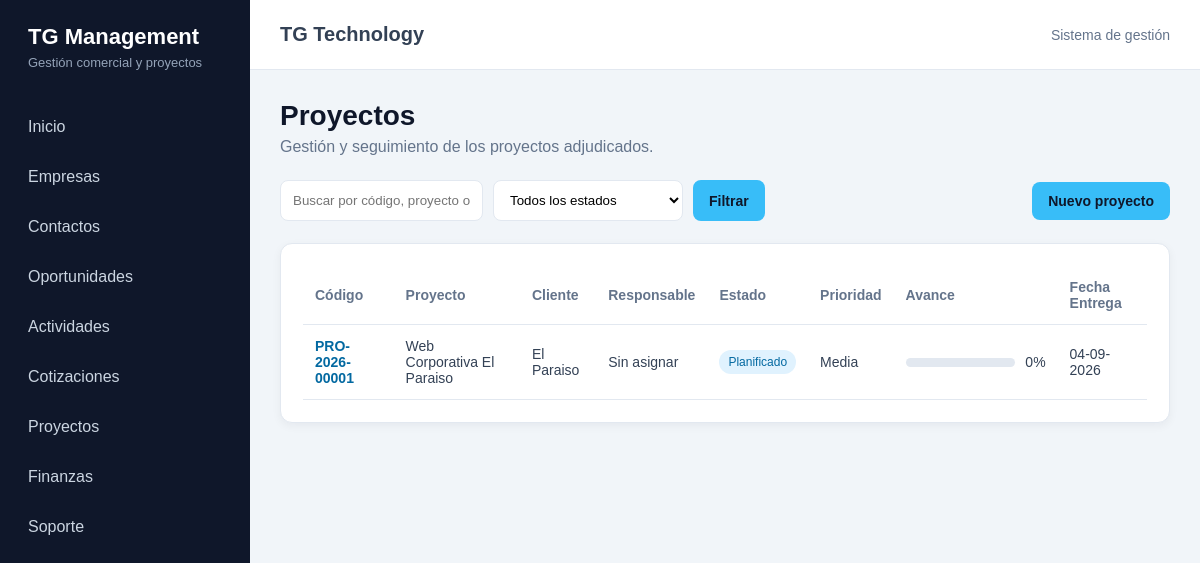
The app's page /proyectos/, older data.
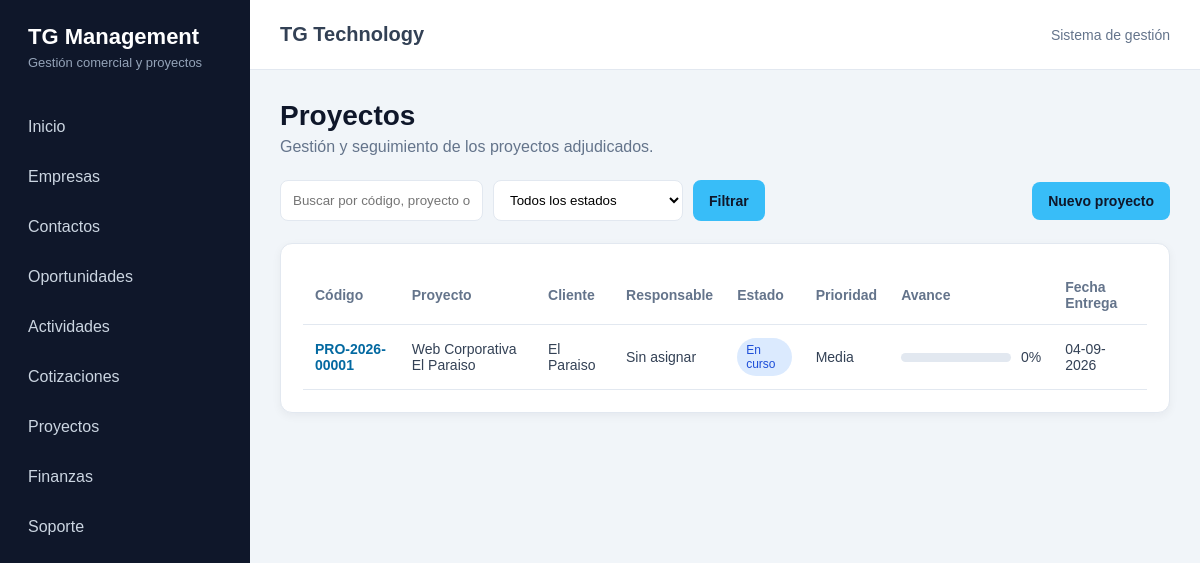
The same page, newer data.
### proyectos/models.py (models this page shows, shortened)
class Proyecto(models.Model):
    class Estado(models.TextChoices):
        PLANIFICADO = "planificado", "Planificado"
        EN_CURSO = "en_curso", "En curso"
        PAUSADO = "pausado", "Pausado"
        FINALIZADO = "finalizado", "Finalizado"
        CANCELADO = "cancelado", "Cancelado"
    class Prioridad(models.TextChoices):
        BAJA = "baja", "Baja"
        MEDIA = "media", "Media"
        ALTA = "alta", "Alta"
        URGENTE = "urgente", "Urgente"
    codigo = models.CharField(
        "Código",
        max_length=30,
        unique=True,
        blank=True,
        editable=False,
    )
    nombre = models.CharField(
        "Nombre del proyecto",
        max_length=200,
    )
    empresa = models.ForeignKey(
        "crm.Empresa",
        on_delete=models.PROTECT,
        related_name="proyectos",
        verbose_name="Empresa",
    )
    cotizacion = models.ForeignKey(
        "cotizaciones.Cotizacion",
        on_delete=models.SET_NULL,
        related_name="proyectos",
        verbose_name="Cotización",
        blank=True,
        null=True,
    )
    responsable = models.ForeignKey(
        settings.AUTH_USER_MODEL,
        on_delete=models.SET_NULL,
        related_name="proyectos_responsable",
        verbose_name="Responsable",
        blank=True,
        null=True,
    )
    estado = models.CharField(
        "Estado",
        max_length=20,
        choices=Estado.choices,
        default=Estado.PLANIFICADO,
    )
    prioridad = models.CharField(
        "Prioridad",
        max_length=20,
        choices=Prioridad.choices,
        default=Prioridad.MEDIA,
    )
    porcentaje_avance = models.PositiveSmallIntegerField(
        "Porcentaje de avance",
        default=0,
        validators=[
            MinValueValidator(0),
            MaxValueValidator(100),
        ],
    )
    fecha_alta = models.DateField(
        "Fecha Alta",
        blank=True,
        null=True,
    )
    fecha_entrega = models.DateField(
        "Fecha Entrega",
        blank=True,
        null=True,
    )
    descripcion = models.TextField(
        "Descripción",
        blank=True,
    )
    creado_por = models.ForeignKey(
        settings.AUTH_USER_MODEL,
        on_delete=models.SET_NULL,
        related_name="proyectos_creados",
        blank=True,
        null=True,
    )
    creado_en = models.DateTimeField(
        "Creado",
        auto_now_add=True,
    )
    actualizado_en = models.DateTimeField(
        "Actualizado",
        auto_now=True,
    )
    class Meta:
        verbose_name = "Proyecto"
        verbose_name_plural = "Proyectos"
        ordering = ["-creado_en"]

### crm/models.py (models this page shows)
class Empresa(models.Model):
    class TipoEmpresa(models.TextChoices):
        PROSPECTO = "PROSPECTO", "Prospecto"
        CLIENTE = "CLIENTE", "Cliente"
        PROVEEDOR = "PROVEEDOR", "Proveedor"
        PARTNER = "PARTNER", "Partner"
    class EstadoEmpresa(models.TextChoices):
        ACTIVA = "ACTIVA", "Activa"
        INACTIVA = "INACTIVA", "Inactiva"
    razon_social = models.CharField(
        "Razón social",
        max_length=200,
    )
    nombre_fantasia = models.CharField(
        "Nombre de fantasía",
        max_length=200,
        blank=True,
    )
    rut = models.CharField(
        "RUT",
        max_length=20,
        blank=True,
        unique=True,
        null=True,
    )
    tipo = models.CharField(
        "Tipo de empresa",
        max_length=20,
        choices=TipoEmpresa.choices,
        default=TipoEmpresa.PROSPECTO,
    )
    rubro = models.CharField(
        "Rubro",
        max_length=150,
        blank=True,
    )
    sitio_web = models.URLField(
        "Sitio web",
        blank=True,
    )
    telefono = models.CharField(
        "Teléfono",
        max_length=30,
        blank=True,
    )
    email = models.EmailField(
        "Correo electrónico",
        blank=True,
    )
    direccion = models.CharField(
        "Dirección",
        max_length=250,
        blank=True,
    )
    comuna = models.CharField(
        "Comuna",
        max_length=100,
        blank=True,
    )
    region = models.CharField(
        "Región",
        max_length=100,
        blank=True,
    )
    estado = models.CharField(
        "Estado",
        max_length=20,
        choices=EstadoEmpresa.choices,
        default=EstadoEmpresa.ACTIVA,
    )
    observaciones = models.TextField(
        "Observaciones",
        blank=True,
    )
    creado_por = models.ForeignKey(
        settings.AUTH_USER_MODEL,
        verbose_name="Creado por",
        on_delete=models.SET_NULL,
        null=True,
        blank=True,
        related_name="empresas_creadas",
    )
    fecha_creacion = models.DateTimeField(
        "Fecha de creación",
        auto_now_add=True,
    )
    fecha_actualizacion = models.DateTimeField(
        "Última actualización",
        auto_now=True,
    )
    class Meta:
        verbose_name = "Empresa"
        verbose_name_plural = "Empresas"
        ordering = ["razon_social"]
    def __str__(self):
        return self.nombre_fantasia or self.razon_social

### proyectos/views.py (the view)
def proyecto_lista(request):
    proyectos = Proyecto.objects.select_related(
        "empresa",
        "cotizacion",
        "responsable",
    )
    estado = request.GET.get("estado", "").strip()
    busqueda = request.GET.get("q", "").strip()
    if estado:
        proyectos = proyectos.filter(estado=estado)
    if busqueda:
        proyectos = proyectos.filter(
            Q(nombre__icontains=busqueda)
            | Q(codigo__icontains=busqueda)
            | Q(empresa__nombre__icontains=busqueda)
        )
    context = {
        "proyectos": proyectos,
        "estados": Proyecto.Estado.choices,
        "estado_seleccionado": estado,
        "busqueda": busqueda,
    }
    return render(
        request,
        "proyectos/proyecto_lista.html",
        context,
    )

### proyectos/templates/proyectos/proyecto_lista.html (shortened to what this page needs)
{% extends "core/base.html" %}
{% block content %}
<div class="encabezado-pagina">
    <h1>Proyectos</h1>
    <p>
        Gestión y seguimiento de los proyectos adjudicados.
    </p>
</div>
<div class="acciones">
    <form method="get" class="filtros">
        <input
            type="text"
            name="q"
            value="{{ busqueda }}"
            placeholder="Buscar por código, proyecto o cliente"
        >
        <select name="estado">
            <option value="">Todos los estados</option>
        </select>
        <button type="submit" class="boton">
            Filtrar
        </button>
    </form>
    <a
        href="{% url 'proyectos:proyecto_crear' %}"
        class="boton"
    >
        Nuevo proyecto
    </a>
</div>
<div class="panel">
    {% if proyectos %}
        <div class="tabla-contenedor">
            <table>
                <thead>
                    <tr>
                        <th>Código</th>
                        <th>Proyecto</th>
                        <th>Cliente</th>
                        <th>Responsable</th>
                        <th>Estado</th>
                        <th>Prioridad</th>
                        <th>Avance</th>
                        <th>Fecha Entrega</th>
                    </tr>
                </thead>
                <tbody>
                    {% for proyecto in proyectos %}
                        <tr>
                            <td>
                                <a
                                    href="{% url 'proyectos:proyecto_detalle' proyecto.pk %}"
                                    class="enlace-tabla"
                                >
                                    {{ proyecto.codigo }}
                                </a>
                            </td>
                            <td>
                                {{ proyecto.nombre }}
                            </td>
                            <td>
                                {{ proyecto.empresa }}
                            </td>
                            <td>
                                {{ proyecto.responsable|default:"Sin asignar" }}
                            </td>
                            <td>
                                <span class="estado estado-{{ proyecto.estado }}">
                                    {{ proyecto.get_estado_display }}
                                </span>
                            </td>
                            <td>
                                {{ proyecto.get_prioridad_display }}
                            </td>
                            <td>
                                <div class="avance-tabla">
                                    <div class="barra-avance">
                                    </div>
                                    <span>
                                        {{ proyecto.porcentaje_avance }}%
                                    </span>
                                </div>
                            </td>
                            <td>
                                {{ proyecto.fecha_entrega|date:"d-m-Y"|default:"—" }}
                            </td>
                        </tr>
                    {% endfor %}
                </tbody>
            </table>
        </div>
    {% endif %}
</div>
{% endblock %}

Row changes from the older to the newer data that the page shows:
changed Proyecto "Web Corporativa El Paraiso": estado "Planificado" → "En curso"
